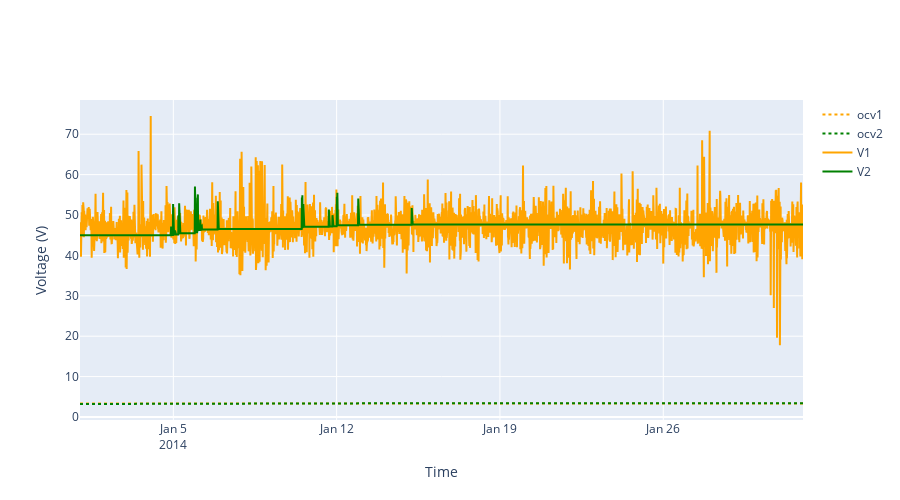

Notebook code for this chart:
### Code cell
#profile1 = profile.drop(profile.index[-1])
fig = go.Figure()
fig.add_trace(go.Scatter(x=profile.index, y= ocv1, name="ocv1", line=dict(color="orange", dash="dot")))
fig.add_trace(go.Scatter(x=profile.index, y= ocv2, name="ocv2", line=dict(color="green", dash="dot")))
fig.add_trace(go.Scatter(x=profile.index, y= V1, name="V1", line=dict(color="orange")))
fig.add_trace(go.Scatter(x=profile.index, y= V2, name="V2", line=dict(color="green")))
fig.update_yaxes(title="Voltage (V)")
fig.update_xaxes(title="Time")
#fig.update_traces(line_shape="hv")
fig.update_layout(
  width=900,  # Specify the width in pixels
  height=500  # Specify the height in pixels
)
fig.show()

### Figure 1 — Plotly figure (JSON) as saved in the notebook; plotly's stock layout.template omitted (floating-point values rounded to 4 significant figures; data arrays with more than 128 entries replaced by an {"elided": "..."} marker saying what was removed)
{"data": [{"line": {"color": "orange", "dash": "dot"}, "name": "ocv1", "type": "scatter", "x": {"elided": "2977 str values"}, "y": {"elided": "2976 float values"}}, {"line": {"color": "green", "dash": "dot"}, "name": "ocv2", "type": "scatter", "x": {"elided": "2977 str values"}, "y": {"elided": "2976 float values"}}, {"line": {"color": "orange"}, "name": "V1", "type": "scatter", "x": {"elided": "2977 str values"}, "y": {"elided": "2976 float values"}}, {"line": {"color": "green"}, "name": "V2", "type": "scatter", "x": {"elided": "2977 str values"}, "y": {"elided": "2976 float values"}}], "layout": {"height": 500, "width": 900, "xaxis": {"title": {"text": "Time"}}, "yaxis": {"title": {"text": "Voltage (V)"}}}}
